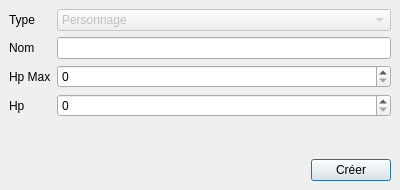
<?xml version="1.0" encoding="UTF-8"?>
<ui version="4.0">
 <class>GameObjectDialog</class>
 <widget class="QDialog" name="GameObjectDialog">
  <property name="geometry">
   <rect>
    <x>0</x>
    <y>0</y>
    <width>400</width>
    <height>190</height>
   </rect>
  </property>
  <property name="sizePolicy">
   <sizepolicy hsizetype="MinimumExpanding" vsizetype="MinimumExpanding">
    <horstretch>0</horstretch>
    <verstretch>0</verstretch>
   </sizepolicy>
  </property>
  <property name="windowTitle">
   <string>Dialog</string>
  </property>
  <layout class="QVBoxLayout" name="verticalLayout" stretch="10,0">
   <property name="leftMargin">
    <number>9</number>
   </property>
   <property name="topMargin">
    <number>9</number>
   </property>
   <property name="rightMargin">
    <number>9</number>
   </property>
   <property name="bottomMargin">
    <number>9</number>
   </property>
   <item>
    <layout class="QFormLayout" name="formLayout">
     <property name="fieldGrowthPolicy">
      <enum>QFormLayout::AllNonFixedFieldsGrow</enum>
     </property>
     <property name="horizontalSpacing">
      <number>6</number>
     </property>
     <property name="verticalSpacing">
      <number>6</number>
     </property>
     <property name="leftMargin">
      <number>0</number>
     </property>
     <item row="1" column="0">
      <widget class="QLabel" name="label">
       <property name="text">
        <string>Nom</string>
       </property>
      </widget>
     </item>
     <item row="1" column="1">
      <widget class="QLineEdit" name="m_NameEdit"/>
     </item>
     <item row="2" column="0">
      <widget class="QLabel" name="label_2">
       <property name="text">
        <string>Hp Max</string>
       </property>
      </widget>
     </item>
     <item row="2" column="1">
      <widget class="QSpinBox" name="m_HpMaxEdit">
       <property name="maximum">
        <number>1000</number>
       </property>
      </widget>
     </item>
     <item row="0" column="0">
      <widget class="QLabel" name="label_3">
       <property name="text">
        <string>Type</string>
       </property>
      </widget>
     </item>
     <item row="0" column="1">
      <widget class="QComboBox" name="comboBox">
       <property name="enabled">
        <bool>false</bool>
       </property>
       <item>
        <property name="text">
         <string>Personnage</string>
        </property>
       </item>
      </widget>
     </item>
     <item row="3" column="0">
      <widget class="QLabel" name="label_4">
       <property name="text">
        <string>Hp</string>
       </property>
      </widget>
     </item>
     <item row="3" column="1">
      <widget class="QSpinBox" name="m_HpEdit">
       <property name="maximum">
        <number>1000</number>
       </property>
      </widget>
     </item>
    </layout>
   </item>
   <item>
    <layout class="QHBoxLayout" name="horizontalLayout" stretch="0,0">
     <property name="spacing">
      <number>6</number>
     </property>
     <item>
      <spacer name="horizontalSpacer">
       <property name="orientation">
        <enum>Qt::Horizontal</enum>
       </property>
       <property name="sizeHint" stdset="0">
        <size>
         <width>40</width>
         <height>20</height>
        </size>
       </property>
      </spacer>
     </item>
     <item>
      <widget class="QPushButton" name="createButton">
       <property name="text">
        <string>Créer</string>
       </property>
      </widget>
     </item>
    </layout>
   </item>
  </layout>
 </widget>
 <resources/>
 <connections/>
</ui>
